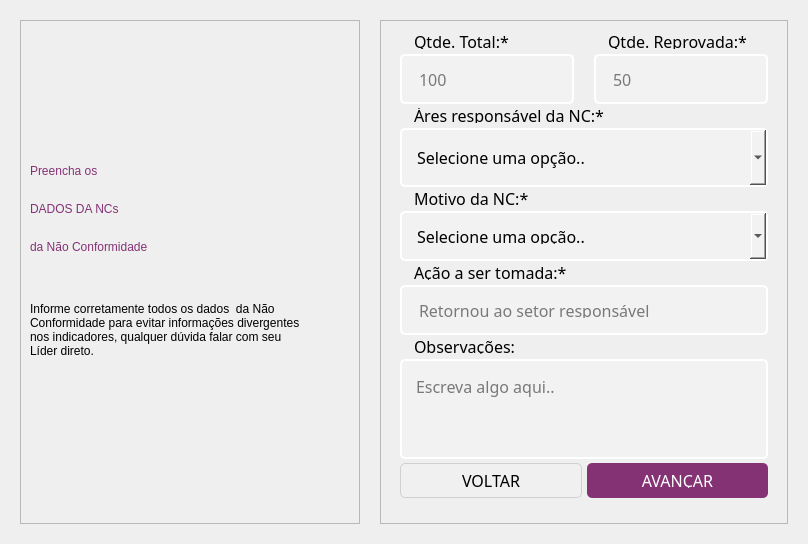
            <widget class="QWidget" name="page_NC">
             <layout class="QHBoxLayout" name="horizontalLayout_6">
              <item>
               <widget class="QFrame" name="frame_8">
                <property name="minimumSize">
                 <size>
                  <width>760</width>
                  <height>342</height>
                 </size>
                </property>
                <property name="maximumSize">
                 <size>
                  <width>900</width>
                  <height>600</height>
                 </size>
                </property>
                <property name="styleSheet">
                 <string notr="true"/>
                </property>
                <property name="frameShape">
                 <enum>QFrame::NoFrame</enum>
                </property>
                <property name="frameShadow">
                 <enum>QFrame::Raised</enum>
                </property>
                <layout class="QHBoxLayout" name="horizontalLayout_10">
                 <property name="spacing">
                  <number>20</number>
                 </property>
                 <item>
                  <widget class="QFrame" name="frame_9">
                   <property name="minimumSize">
                    <size>
                     <width>340</width>
                     <height>0</height>
                    </size>
                   </property>
                   <property name="maximumSize">
                    <size>
                     <width>340</width>
                     <height>16777215</height>
                    </size>
                   </property>
                   <property name="styleSheet">
                    <string notr="true"/>
                   </property>
                   <property name="frameShape">
                    <enum>QFrame::StyledPanel</enum>
                   </property>
                   <property name="frameShadow">
                    <enum>QFrame::Raised</enum>
                   </property>
                   <layout class="QVBoxLayout" name="verticalLayout_10">
                    <item>
                     <spacer name="verticalSpacer_3">
                      <property name="orientation">
                       <enum>Qt::Vertical</enum>
                      </property>
                      <property name="sizeHint" stdset="0">
                       <size>
                        <width>20</width>
                        <height>125</height>
                       </size>
                      </property>
                     </spacer>
                    </item>
                    <item>
                     <layout class="QVBoxLayout" name="verticalLayout_11">
                      <item>
                       <widget class="QLabel" name="label_15">
                        <property name="minimumSize">
                         <size>
                          <width>279</width>
                          <height>32</height>
                         </size>
                        </property>
                        <property name="maximumSize">
                         <size>
                          <width>279</width>
                          <height>32</height>
                         </size>
                        </property>
                        <property name="styleSheet">
                         <string notr="true">font: 20pt &quot;KonsensLight&quot;;
color: #853275;</string>
                        </property>
                        <property name="text">
                         <string>Preencha os</string>
                        </property>
                       </widget>
                      </item>
                      <item>
                       <widget class="QLabel" name="label_16">
                        <property name="minimumSize">
                         <size>
                          <width>279</width>
                          <height>32</height>
                         </size>
                        </property>
                        <property name="maximumSize">
                         <size>
                          <width>279</width>
                          <height>32</height>
                         </size>
                        </property>
                        <property name="styleSheet">
                         <string notr="true">font: 22pt &quot;KonsensBold&quot;;
color: #853275;</string>
                        </property>
                        <property name="text">
                         <string>DADOS DA NCs</string>
                        </property>
                       </widget>
                      </item>
                      <item>
                       <widget class="QLabel" name="label_17">
                        <property name="minimumSize">
                         <size>
                          <width>279</width>
                          <height>32</height>
                         </size>
                        </property>
                        <property name="maximumSize">
                         <size>
                          <width>279</width>
                          <height>32</height>
                         </size>
                        </property>
                        <property name="styleSheet">
                         <string notr="true">font: 20pt &quot;KonsensLight&quot;;
color: #853275;</string>
                        </property>
                        <property name="text">
                         <string>da Não Conformidade</string>
                        </property>
                       </widget>
                      </item>
                     </layout>
                    </item>
                    <item>
                     <widget class="QLabel" name="label_18">
                      <property name="minimumSize">
                       <size>
                        <width>279</width>
                        <height>121</height>
                       </size>
                      </property>
                      <property name="maximumSize">
                       <size>
                        <width>279</width>
                        <height>121</height>
                       </size>
                      </property>
                      <property name="styleSheet">
                       <string notr="true">font: 10pt &quot;KonsensLight&quot;;</string>
                      </property>
                      <property name="text">
                       <string>Informe corretamente todos os dados  da Não Conformidade para evitar informações divergentes nos indicadores, qualquer dúvida falar com seu Líder direto.</string>
                      </property>
                      <property name="wordWrap">
                       <bool>true</bool>
                      </property>
                     </widget>
                    </item>
                    <item>
                     <spacer name="verticalSpacer_4">
                      <property name="orientation">
                       <enum>Qt::Vertical</enum>
                      </property>
                      <property name="sizeHint" stdset="0">
                       <size>
                        <width>20</width>
                        <height>124</height>
                       </size>
                      </property>
                     </spacer>
                    </item>
                   </layout>
                  </widget>
                 </item>
                 <item>
                  <widget class="QFrame" name="frame_10">
                   <property name="frameShape">
                    <enum>QFrame::StyledPanel</enum>
                   </property>
                   <property name="frameShadow">
                    <enum>QFrame::Raised</enum>
                   </property>
                   <layout class="QHBoxLayout" name="horizontalLayout_17">
                    <item>
                     <layout class="QGridLayout" name="gridLayout_2">
                      <property name="leftMargin">
                       <number>10</number>
                      </property>
                      <property name="rightMargin">
                       <number>10</number>
                      </property>
                      <property name="bottomMargin">
                       <number>10</number>
                      </property>
                      <property name="horizontalSpacing">
                       <number>20</number>
                      </property>
                      <property name="verticalSpacing">
                       <number>0</number>
                      </property>
                      <item row="0" column="0">
                       <layout class="QVBoxLayout" name="verticalLayout_21">
                        <property name="spacing">
                         <number>5</number>
                        </property>
                        <item>
                         <widget class="QLabel" name="label_30">
                          <property name="minimumSize">
                           <size>
                            <width>0</width>
                            <height>15</height>
                           </size>
                          </property>
                          <property name="maximumSize">
                           <size>
                            <width>16777215</width>
                            <height>15</height>
                           </size>
                          </property>
                          <property name="font">
                           <font>
                            <family>KonsensRegular</family>
                            <pointsize>12</pointsize>
                           </font>
                          </property>
                          <property name="styleSheet">
                           <string notr="true">padding-left: 10px;</string>
                          </property>
                          <property name="text">
                           <string>Qtde. Total:*</string>
                          </property>
                         </widget>
                        </item>
                        <item>
                         <widget class="QLineEdit" name="text_qtde">
                          <property name="maximumSize">
                           <size>
                            <width>16777215</width>
                            <height>50</height>
                           </size>
                          </property>
                          <property name="font">
                           <font>
                            <family>KonsensRegular</family>
                            <pointsize>12</pointsize>
                           </font>
                          </property>
                          <property name="styleSheet">
                           <string notr="true">QLineEdit {
	border: 2px solid rgb(255,255,255);
	padding: 15px;
	border-radius: 5px;
	background-color: rgb(242,242,242);
}

QLineEdit:hover {
	border: 2px solid rgb(167,168,169);
}

QLineEdit:focus {
	border: 2px solid rgb(99,101,105);
}</string>
                          </property>
                          <property name="placeholderText">
                           <string>100</string>
                          </property>
                         </widget>
                        </item>
                       </layout>
                      </item>
                      <item row="0" column="1">
                       <layout class="QVBoxLayout" name="verticalLayout_22">
                        <property name="spacing">
                         <number>5</number>
                        </property>
                        <item>
                         <widget class="QLabel" name="label_31">
                          <property name="minimumSize">
                           <size>
                            <width>0</width>
                            <height>15</height>
                           </size>
                          </property>
                          <property name="maximumSize">
                           <size>
                            <width>16777215</width>
                            <height>15</height>
                           </size>
                          </property>
                          <property name="font">
                           <font>
                            <family>KonsensRegular</family>
                            <pointsize>12</pointsize>
                           </font>
                          </property>
                          <property name="styleSheet">
                           <string notr="true">padding-left: 10px;</string>
                          </property>
                          <property name="text">
                           <string>Qtde. Reprovada:*</string>
                          </property>
                         </widget>
                        </item>
                        <item>
                         <widget class="QLineEdit" name="text_qtdeRep">
                          <property name="maximumSize">
                           <size>
                            <width>16777215</width>
                            <height>50</height>
                           </size>
                          </property>
                          <property name="font">
                           <font>
                            <family>KonsensRegular</family>
                            <pointsize>12</pointsize>
                           </font>
                          </property>
                          <property name="styleSheet">
                           <string notr="true">QLineEdit {
	border: 2px solid rgb(255,255,255);
	padding: 15px;
	border-radius: 5px;
	background-color: rgb(242,242,242);
}

QLineEdit:hover {
	border: 2px solid rgb(167,168,169);
}

QLineEdit:focus {
	border: 2px solid rgb(99,101,105);
}</string>
                          </property>
                          <property name="placeholderText">
                           <string>50</string>
                          </property>
                         </widget>
                        </item>
                       </layout>
                      </item>
                      <item row="1" column="0" colspan="2">
                       <layout class="QVBoxLayout" name="verticalLayout_23">
                        <property name="spacing">
                         <number>5</number>
                        </property>
                        <item>
                         <widget class="QLabel" name="label_32">
                          <property name="minimumSize">
                           <size>
                            <width>0</width>
                            <height>15</height>
                           </size>
                          </property>
                          <property name="maximumSize">
                           <size>
                            <width>16777215</width>
                            <height>15</height>
                           </size>
                          </property>
                          <property name="font">
                           <font>
                            <family>KonsensRegular</family>
                            <pointsize>12</pointsize>
                           </font>
                          </property>
                          <property name="styleSheet">
                           <string notr="true">padding-left: 10px;</string>
                          </property>
                          <property name="text">
                           <string>Áres responsável da NC:*</string>
                          </property>
                         </widget>
                        </item>
                        <item>
                         <widget class="QComboBox" name="cmb_areaNC">
                          <property name="minimumSize">
                           <size>
                            <width>368</width>
                            <height>0</height>
                           </size>
                          </property>
                          <property name="font">
                           <font>
                            <family>KonsensRegular</family>
                            <pointsize>12</pointsize>
                           </font>
                          </property>
                          <property name="styleSheet">
                           <string notr="true">QComboBox {
	border: 2px solid rgb(255,255,255);
	padding: 15px;
	border-radius: 5px;
	background-color: rgb(242,242,242);
}

QComboBox:hover {
	border: 2px solid rgb(167,168,169);
}

QComboBox:focus {
	border: 2px solid rgb(99,101,105);
}</string>
                          </property>
                          <property name="placeholderText">
                           <string>Selecione uma opção..</string>
                          </property>
                         </widget>
                        </item>
                       </layout>
                      </item>
                      <item row="2" column="0" colspan="2">
                       <layout class="QVBoxLayout" name="verticalLayout_24">
                        <property name="spacing">
                         <number>5</number>
                        </property>
                        <item>
                         <widget class="QLabel" name="label_33">
                          <property name="minimumSize">
                           <size>
                            <width>0</width>
                            <height>15</height>
                           </size>
                          </property>
                          <property name="maximumSize">
                           <size>
                            <width>16777215</width>
                            <height>15</height>
                           </size>
                          </property>
                          <property name="font">
                           <font>
                            <family>KonsensRegular</family>
                            <pointsize>12</pointsize>
                           </font>
                          </property>
                          <property name="styleSheet">
                           <string notr="true">padding-left: 10px;</string>
                          </property>
                          <property name="text">
                           <string>Motivo da NC:*</string>
                          </property>
                         </widget>
                        </item>
                        <item>
                         <widget class="QComboBox" name="cmb_Motivos">
                          <property name="minimumSize">
                           <size>
                            <width>368</width>
                            <height>0</height>
                           </size>
                          </property>
                          <property name="maximumSize">
                           <size>
                            <width>16777215</width>
                            <height>50</height>
                           </size>
                          </property>
                          <property name="font">
                           <font>
                            <family>KonsensRegular</family>
                            <pointsize>12</pointsize>
                           </font>
                          </property>
                          <property name="styleSheet">
                           <string notr="true">QComboBox {
	border: 2px solid rgb(255,255,255);
	padding: 15px;
	border-radius: 5px;
	background-color: rgb(242,242,242);
}

QComboBox:hover {
	border: 2px solid rgb(167,168,169);
}

QComboBox:focus {
	border: 2px solid rgb(99,101,105);
}</string>
                          </property>
                          <property name="placeholderText">
                           <string>Selecione uma opção..</string>
                          </property>
                         </widget>
                        </item>
                       </layout>
                      </item>
                      <item row="3" column="0" colspan="2">
                       <layout class="QVBoxLayout" name="verticalLayout_25">
                        <property name="spacing">
                         <number>5</number>
                        </property>
                        <item>
                         <widget class="QLabel" name="label_34">
                          <property name="minimumSize">
                           <size>
                            <width>0</width>
                            <height>15</height>
                           </size>
                          </property>
                          <property name="maximumSize">
                           <size>
                            <width>16777215</width>
                            <height>15</height>
                           </size>
                          </property>
                          <property name="font">
                           <font>
                            <family>KonsensRegular</family>
                            <pointsize>12</pointsize>
                           </font>
                          </property>
                          <property name="styleSheet">
                           <string notr="true">padding-left: 10px;</string>
                          </property>
                          <property name="text">
                           <string>Ação a ser tomada:*</string>
                          </property>
                         </widget>
                        </item>
                        <item>
                         <widget class="QLineEdit" name="text_acao">
                          <property name="minimumSize">
                           <size>
                            <width>368</width>
                            <height>0</height>
                           </size>
                          </property>
                          <property name="maximumSize">
                           <size>
                            <width>16777215</width>
                            <height>50</height>
                           </size>
                          </property>
                          <property name="font">
                           <font>
                            <family>KonsensRegular</family>
                            <pointsize>12</pointsize>
                           </font>
                          </property>
                          <property name="styleSheet">
                           <string notr="true">QLineEdit {
	border: 2px solid rgb(255,255,255);
	padding: 15px;
	border-radius: 5px;
	background-color: rgb(242,242,242);
}

QLineEdit:hover {
	border: 2px solid rgb(167,168,169);
}

QLineEdit:focus {
	border: 2px solid rgb(99,101,105);
}</string>
                          </property>
                          <property name="placeholderText">
                           <string>Retornou ao setor responsável</string>
                          </property>
                         </widget>
                        </item>
                       </layout>
                      </item>
                      <item row="4" column="0" colspan="2">
                       <layout class="QVBoxLayout" name="verticalLayout_26">
                        <property name="spacing">
                         <number>5</number>
                        </property>
                        <item>
                         <widget class="QLabel" name="label_35">
                          <property name="minimumSize">
                           <size>
                            <width>0</width>
                            <height>15</height>
                           </size>
                          </property>
                          <property name="maximumSize">
                           <size>
                            <width>16777215</width>
                            <height>15</height>
                           </size>
                          </property>
                          <property name="font">
                           <font>
                            <family>KonsensRegular</family>
                            <pointsize>12</pointsize>
                           </font>
                          </property>
                          <property name="styleSheet">
                           <string notr="true">padding-left: 10px;</string>
                          </property>
                          <property name="text">
                           <string>Observações:</string>
                          </property>
                         </widget>
                        </item>
                        <item>
                         <widget class="QTextEdit" name="text_Obs">
                          <property name="minimumSize">
                           <size>
                            <width>368</width>
                            <height>100</height>
                           </size>
                          </property>
                          <property name="maximumSize">
                           <size>
                            <width>16777215</width>
                            <height>100</height>
                           </size>
                          </property>
                          <property name="font">
                           <font>
                            <family>KonsensRegular</family>
                            <pointsize>12</pointsize>
                           </font>
                          </property>
                          <property name="styleSheet">
                           <string notr="true">QTextEdit {
	border: 2px solid rgb(255,255,255);
	padding: 15px;
	border-radius: 5px;
	background-color: rgb(242,242,242);
	padding: 10px;
}

QTextEdit:hover {
	border: 2px solid rgb(167,168,169);
}

QTextEdit:focus {
	border: 2px solid rgb(99,101,105);
}</string>
                          </property>
                          <property name="placeholderText">
                           <string>Escreva algo aqui..</string>
                          </property>
                         </widget>
                        </item>
                       </layout>
                      </item>
                      <item row="5" column="0" colspan="2">
                       <layout class="QHBoxLayout" name="horizontalLayout_11">
                        <property name="spacing">
                         <number>5</number>
                        </property>
                        <item>
                         <widget class="QPushButton" name="btnVoltar1">
                          <property name="font">
                           <font>
                            <family>KonsensLight</family>
                            <pointsize>-1</pointsize>
                           </font>
                          </property>
                          <property name="styleSheet">
                           <string notr="true">QPushButton {
	background-color: #f0f0f0;
	border: 1px solid #d0d0d0;
	border-radius: 5px;
	padding: 5px;
 	font-size: 16px;
 }

QPushButton:hover {
	background-color: #e0e0e0;
}

QPushButton:pressed {
	background-color: #c0c0c0;
}</string>
                          </property>
                          <property name="text">
                           <string>VOLTAR</string>
                          </property>
                         </widget>
                        </item>
                        <item>
                         <widget class="QPushButton" name="btn_DadosNcs">
                          <property name="maximumSize">
                           <size>
                            <width>16777215</width>
                            <height>35</height>
                           </size>
                          </property>
                          <property name="font">
                           <font>
                            <family>KonsensBold</family>
                            <pointsize>12</pointsize>
                           </font>
                          </property>
                          <property name="styleSheet">
                           <string notr="true">QPushButton {
	background-color: rgb(133,50,117);
	color: white;
	padding: 10px;
	border-radius: 5px;
}

QPushButton:hover {
	background-color: #ab4c7d;
}

QPushButton:pressed {
	background-color: #550044;
}</string>
                          </property>
                          <property name="text">
                           <string>AVANÇAR</string>
                          </property>
                         </widget>
                        </item>
                       </layout>
                      </item>
                     </layout>
                    </item>
                   </layout>
                  </widget>
                 </item>
                </layout>
               </widget>
              </item>
             </layout>
            </widget>
